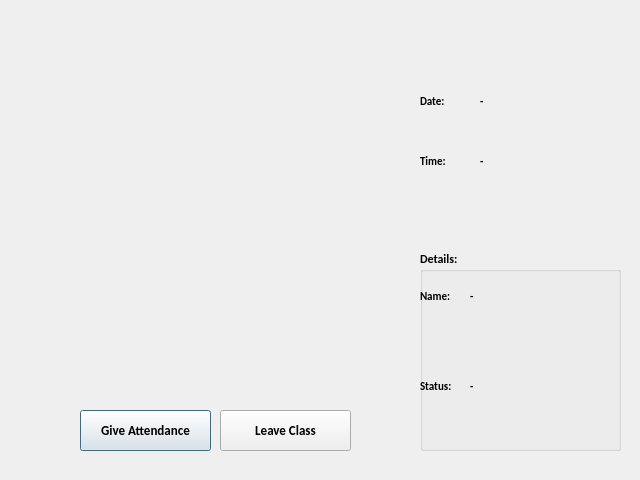
<?xml version="1.0" encoding="UTF-8"?>
<ui version="4.0">
 <class>OutputDialog</class>
 <widget class="QDialog" name="OutputDialog">
  <property name="geometry">
   <rect>
    <x>0</x>
    <y>0</y>
    <width>640</width>
    <height>480</height>
   </rect>
  </property>
  <property name="minimumSize">
   <size>
    <width>0</width>
    <height>0</height>
   </size>
  </property>
  <property name="maximumSize">
   <size>
    <width>640</width>
    <height>480</height>
   </size>
  </property>
  <property name="font">
   <font>
    <family>Calibri</family>
    <weight>75</weight>
    <bold>true</bold>
   </font>
  </property>
  <property name="windowTitle">
   <string>Facial Recognition</string>
  </property>
  <property name="windowIcon">
   <iconset>
    <normaloff>at_bt.PNG</normaloff>at_bt.PNG</iconset>
  </property>
  <widget class="QLabel" name="imgLabel">
   <property name="geometry">
    <rect>
     <x>30</x>
     <y>50</y>
     <width>381</width>
     <height>311</height>
    </rect>
   </property>
   <property name="maximumSize">
    <size>
     <width>1920</width>
     <height>1080</height>
    </size>
   </property>
   <property name="text">
    <string/>
   </property>
  </widget>
  <widget class="QPushButton" name="ClockInButton">
   <property name="geometry">
    <rect>
     <x>80</x>
     <y>410</y>
     <width>131</width>
     <height>41</height>
    </rect>
   </property>
   <property name="font">
    <font>
     <family>Calibri</family>
     <pointsize>10</pointsize>
     <weight>75</weight>
     <bold>true</bold>
    </font>
   </property>
   <property name="text">
    <string>Give Attendance</string>
   </property>
   <property name="checkable">
    <bool>true</bool>
   </property>
  </widget>
  <widget class="QLabel" name="label">
   <property name="geometry">
    <rect>
     <x>420</x>
     <y>80</y>
     <width>81</width>
     <height>41</height>
    </rect>
   </property>
   <property name="font">
    <font>
     <family>Calibri</family>
     <pointsize>8</pointsize>
     <weight>75</weight>
     <bold>true</bold>
    </font>
   </property>
   <property name="text">
    <string>Date:</string>
   </property>
  </widget>
  <widget class="QLabel" name="label_2">
   <property name="geometry">
    <rect>
     <x>420</x>
     <y>140</y>
     <width>81</width>
     <height>41</height>
    </rect>
   </property>
   <property name="font">
    <font>
     <family>Calibri</family>
     <pointsize>8</pointsize>
     <weight>75</weight>
     <bold>true</bold>
    </font>
   </property>
   <property name="text">
    <string>Time:</string>
   </property>
  </widget>
  <widget class="QPushButton" name="ClockOutButton">
   <property name="geometry">
    <rect>
     <x>220</x>
     <y>410</y>
     <width>131</width>
     <height>41</height>
    </rect>
   </property>
   <property name="font">
    <font>
     <family>Calibri</family>
     <pointsize>10</pointsize>
     <weight>75</weight>
     <bold>true</bold>
    </font>
   </property>
   <property name="text">
    <string>Leave Class</string>
   </property>
   <property name="checkable">
    <bool>true</bool>
   </property>
  </widget>
  <widget class="QLabel" name="Date_Label">
   <property name="geometry">
    <rect>
     <x>480</x>
     <y>80</y>
     <width>131</width>
     <height>41</height>
    </rect>
   </property>
   <property name="font">
    <font>
     <family>Calibri</family>
     <pointsize>8</pointsize>
     <weight>75</weight>
     <bold>true</bold>
    </font>
   </property>
   <property name="text">
    <string>-</string>
   </property>
  </widget>
  <widget class="QLabel" name="Time_Label">
   <property name="geometry">
    <rect>
     <x>480</x>
     <y>140</y>
     <width>141</width>
     <height>41</height>
    </rect>
   </property>
   <property name="font">
    <font>
     <family>Calibri</family>
     <pointsize>8</pointsize>
     <weight>75</weight>
     <bold>true</bold>
    </font>
   </property>
   <property name="text">
    <string>-</string>
   </property>
  </widget>
  <widget class="QGroupBox" name="groupBox">
   <property name="geometry">
    <rect>
     <x>420</x>
     <y>250</y>
     <width>201</width>
     <height>201</height>
    </rect>
   </property>
   <property name="title">
    <string>Details:</string>
   </property>
   <widget class="QLabel" name="label_3">
    <property name="geometry">
     <rect>
      <x>0</x>
      <y>30</y>
      <width>41</width>
      <height>31</height>
     </rect>
    </property>
    <property name="font">
     <font>
      <family>Calibri</family>
      <pointsize>8</pointsize>
      <weight>75</weight>
      <bold>true</bold>
     </font>
    </property>
    <property name="text">
     <string>Name:</string>
    </property>
   </widget>
   <widget class="QLabel" name="label_4">
    <property name="geometry">
     <rect>
      <x>0</x>
      <y>120</y>
      <width>51</width>
      <height>31</height>
     </rect>
    </property>
    <property name="font">
     <font>
      <family>Calibri</family>
      <pointsize>8</pointsize>
      <weight>75</weight>
      <bold>true</bold>
     </font>
    </property>
    <property name="text">
     <string>Status:</string>
    </property>
   </widget>
   <widget class="QLabel" name="NameLabel">
    <property name="geometry">
     <rect>
      <x>50</x>
      <y>30</y>
      <width>101</width>
      <height>31</height>
     </rect>
    </property>
    <property name="font">
     <font>
      <family>Calibri</family>
      <pointsize>8</pointsize>
      <weight>75</weight>
      <bold>true</bold>
     </font>
    </property>
    <property name="text">
     <string>-</string>
    </property>
   </widget>
   <widget class="QLabel" name="StatusLabel">
    <property name="geometry">
     <rect>
      <x>50</x>
      <y>120</y>
      <width>81</width>
      <height>31</height>
     </rect>
    </property>
    <property name="font">
     <font>
      <family>Calibri</family>
      <pointsize>8</pointsize>
      <weight>75</weight>
      <bold>true</bold>
     </font>
    </property>
    <property name="text">
     <string>-</string>
    </property>
   </widget>
  </widget>
 </widget>
 <resources>
  <include location="resource.qrc"/>
 </resources>
 <connections/>
</ui>
